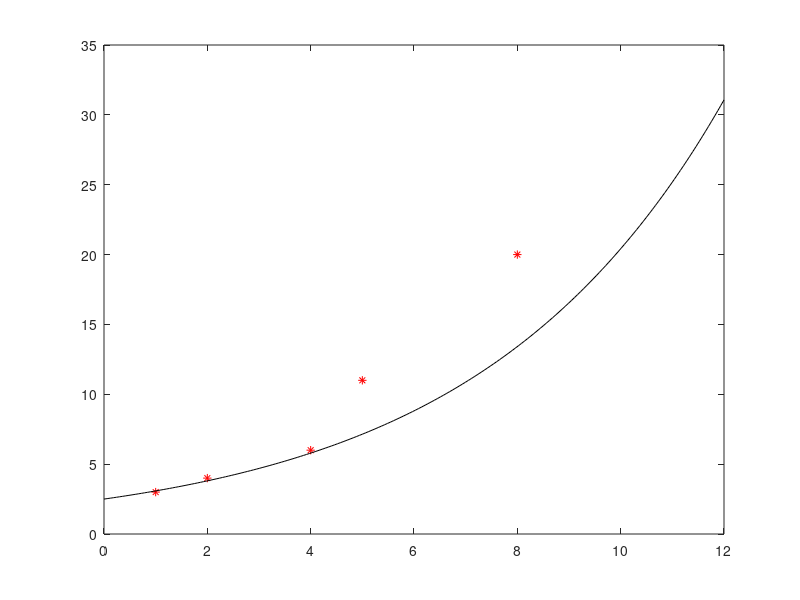

Source code (MATLAB): (Note: this script raises an error after producing the figure.)
clear; close all;

%punti di osservazione (presi come vettori colonna)
t = [1 2 4 5 8]';
y = [3 4 6 11 20]';

% rappresentiamo i punti di osservazione sul grafico
plot(t,y,'*r');
hold on;


z = linspace(0,12,200);
% x1=2.5 x2=0.21 -> tentativo iniziale
vz = 2.5 * exp(0.21 .* z);
% rappresentiamo la funzione esponenziale con i parametri di prova  
plot(z,vz,'k');

pause 

tic 
%[ris,info] = steepest('sofer','grad_sofer',[2.5,0.21],1e-4,20000);
[ris,info] = newton_sofer('sofer','grad_sofer','hess_sofer',[2.5,0.21],1e-4,20000);
toc 

if info == 0
    sol = ris(1:2,end);
    fprintf('\niter. = %d, soluzione: [%e %e]\n',length(ris)-1,sol);
else
    fprintf('\nsuperato maxit \n');
    return;
end
vz = sol(1) * exp(sol(2)*z);
plot(z,vz,'r');
legend('dati da approssimare', 'app. con pesi [2.5 0.21]', 'app con pesi ottenuti'); 